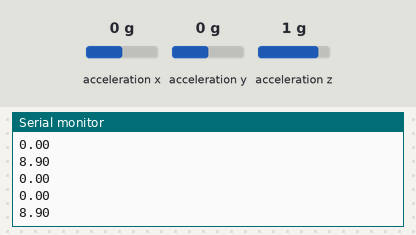
Recording of a sketch running on a simulated Arduino Uno, built with avr-gcc and run on an emulated ATmega328P. On the bench: the last lines printed to the serial monitor. Wiring (inferred from the names in the program): ADXL345 accelerometer at I2C address 0x53. The inputs (shaded band) are chosen by the test bench; at power-on: acceleration x 0 g, acceleration y 0 g, acceleration z 1 g.

Above: at 1.2 s.
1.3 s: acceleration x set to -1.4 g
At 1.59 s:
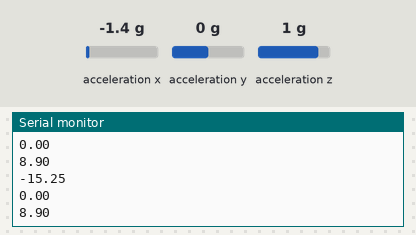
2.8 s: acceleration y set to -1.4 g
At 3.01 s:
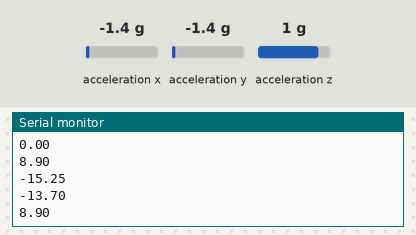
4.3 s: acceleration z set to -1.4 g
At 4.62 s:
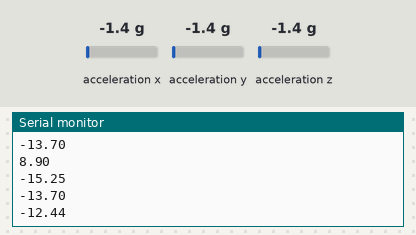
Timing chart, 0 to 7.3 s (numbered marks = the images above; inputs shaded):
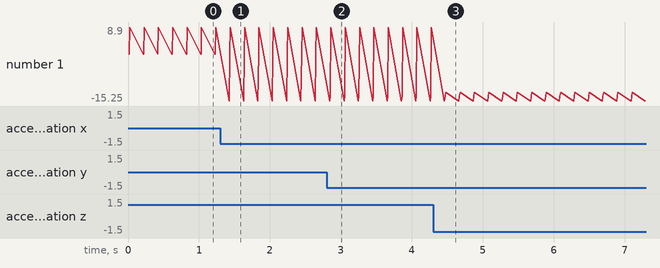

Measured:
- after the input at 1.3 s, the serial monitor: prints a new line after 0.13 s (image 1)
- after the input at 2.8 s, the serial monitor: prints a new line after 0.05 s (image 2)
- after the input at 4.3 s, the serial monitor: prints a new line after 0.18 s (image 3)
- plotted number 1: 8.9 → -12.44 after the input at 4.3 s

The sketch:

ar_plot_5.ino
```cpp
#include <Wire.h>

int ADXL345 = 0x53;
float X, Y, Z;

void setup() {
  // put your setup code here, to run once:
  Serial.begin(9600);
  Wire.begin();

  Wire.beginTransmission(ADXL345);
  Wire.write(0x2D);

  Wire.write(8);
  Wire.endTransmission();
  delay(10);
}

void loop() {
  // put your main code here, to run repeatedly:
  Wire.beginTransmission(ADXL345);
  Wire.write(0x32);
  Wire.endTransmission(false);
  Wire.requestFrom(ADXL345, 6, true);

  X = (Wire.read() | Wire.read() << 8);
  Y = (Wire.read() | Wire.read() << 8);
  Z = (Wire.read() | Wire.read() << 8);
  X=(X/230)*9.8;
  Y=(Y/256)*9.8;
  Z=(Z/282)*9.8;
  float ac=sqrt((X*X)+(Y*Y)+(Z*Z));
  //Serial.println(ac);

  Serial.println(X);
  // Serial.print("------- ");
  Serial.println(Y);
  // Serial.print("******** ");
  Serial.println(Z);
  // Serial.println("######## ");
  delay(200);


}
```
